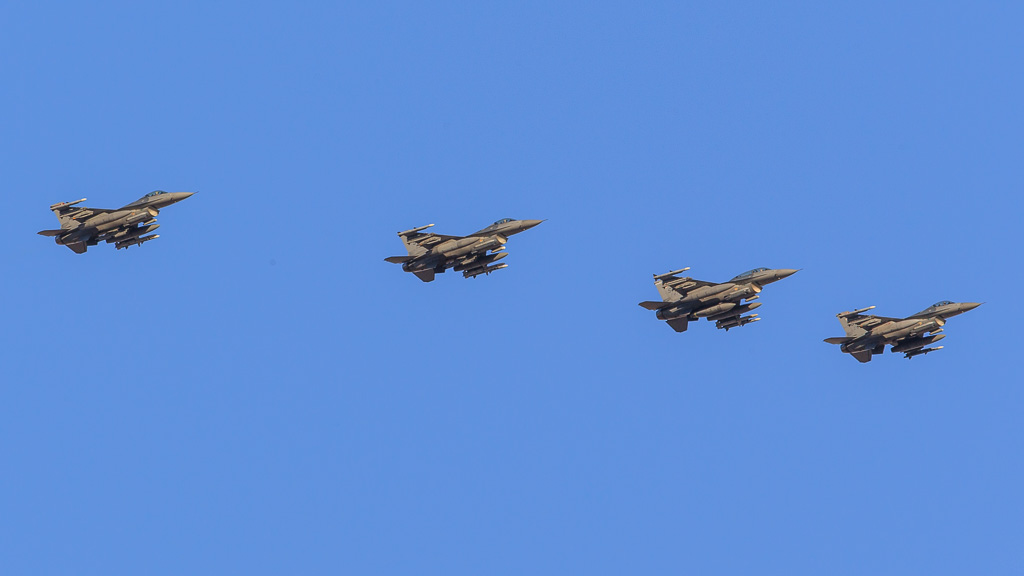
#> input picture InputImages/jets_new.jpg, 1024 x 576 px
$ python MainScript_Q2.py
#> lines starting #> are read from the running program, lines starting #| are printed output that depends on the picture; after the words box and inside, x2 and y2 are one past the last pixel; in counts of white or black regions, pixels touching at a corner belong together
# Needed imports

import cv2
import numpy as np
import matplotlib.pyplot as plt
import imutils
import time

def sliding_window(image, stepSize, windowSize):
    # slide a window across the image
    for y in range(0, image.shape[0], stepSize):
        for x in range(0, image.shape[1], stepSize):
            # yield the current window
            yield (x, y, image[y:y + windowSize[1], x:x + windowSize[0]])


img = cv2.imread('InputImages/jets_new.jpg')
#> img is the input picture: shape (576, 1024, 3); mean B, G, R 217.3, 143.2, 95.7
img_gray = cv2.cvtColor(img, cv2.COLOR_BGR2GRAY)
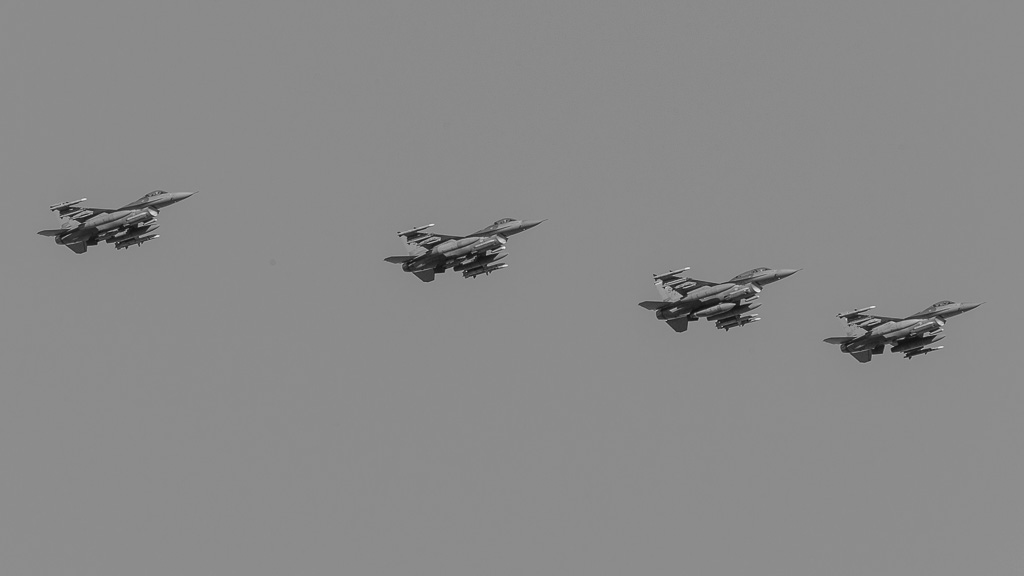
#> img_gray: shape (576, 1024); min 12, max 249, mean 137.4
templ = cv2.imread('InputImages/jet_templ_new.jpg')
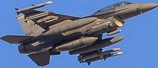
#> input picture InputImages/jet_templ_new.jpg, 158 x 68 px
#> templ is the input picture: shape (68, 158, 3); mean B, G, R 152.6, 114, 93.3
templ_gray = cv2.cvtColor(templ, cv2.COLOR_BGR2GRAY)
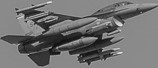
#> templ_gray: shape (68, 158); min 11, max 233, mean 112.2

plt.figure(dpi=300)
plt.subplot(121)
plt.axis("off")
plt.imshow(cv2.cvtColor(img, cv2.COLOR_BGR2RGB))
plt.title('Original Image')
plt.subplot(122)
plt.axis("off")
plt.imshow(cv2.cvtColor(templ, cv2.COLOR_BGR2RGB))
plt.title('Template for matching')
plt.savefig("OutputImages/Q2/template_matching.jpg")
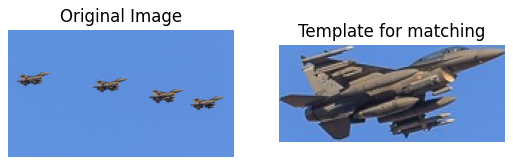
#> figure drawn by matplotlib, 2 panels
plt.show()

#Calculate the histogram of the template image
templ_hist = cv2.calcHist([templ], [0, 1, 2], None, [4,4,4],
                        [0, 256, 0, 256, 0, 256])
templ_hist = cv2.normalize(templ_hist, templ_hist).flatten()
#> templ_hist = 64 values, max 0.914 at index 57, min 0 at index 2, mean 0.0299

(winW, winH) = (templ.shape[1], templ.shape[0])
#> winW = 158; winH = 68

result = img.copy()
counter = 0
# loop over the sliding window for each layer of the pyramid
for (x, y, window) in sliding_window(img, stepSize=24, windowSize=(winW, winH)):
    # if the window does not meet our desired window size, ignore it
    if window.shape[0] != winH or window.shape[1] != winW:
        continue
    # THIS IS WHERE YOU WOULD PROCESS YOUR WINDOW, SUCH AS APPLYING A
    # MACHINE LEARNING CLASSIFIER TO CLASSIFY THE CONTENTS OF THE
    # WINDOW
    # since we do not have a classifier, we'll just draw the window
    # clone = img.copy()
    # cv2.rectangle(clone, (x, y), (x + winW, y + winH), (0, 255, 0), 2)
    # cv2.imshow("Window", clone)
    # cv2.waitKey(1)
    # time.sleep(0.01)

    #Calculate the histogram of the current window
    hist = cv2.calcHist([window], [0, 1, 2], None, [4, 4, 4],
                        [0, 256, 0, 256, 0, 256])
    hist = cv2.normalize(hist, hist).flatten()

    #Compare the histogram of the current window with the template histogram
    c = cv2.compareHist(templ_hist, hist, cv2.HISTCMP_CORREL)

    if(c > 0.992):
        # print(c)
        counter+=1
        cv2.rectangle(result, (x, y), (x + winW, y + winH), (0, 255, 0), 2)
#> this loop made 1032 passes
#> c on passes 346, 347, 403, 404, 405, 499, 500, 501, 502, 551: 0.993, 0.993, 0.995, 0.997, 0.994, 0.997, 0.998, 0.999, 0.993, 0.993
#> (x, y, c) on passes 1 to 6: (0, 0, 0.918), (24, 0, 0.918), (48, 0, 0.918), (72, 0, 0.918), (96, 0, 0.918), (120, 0, 0.918)
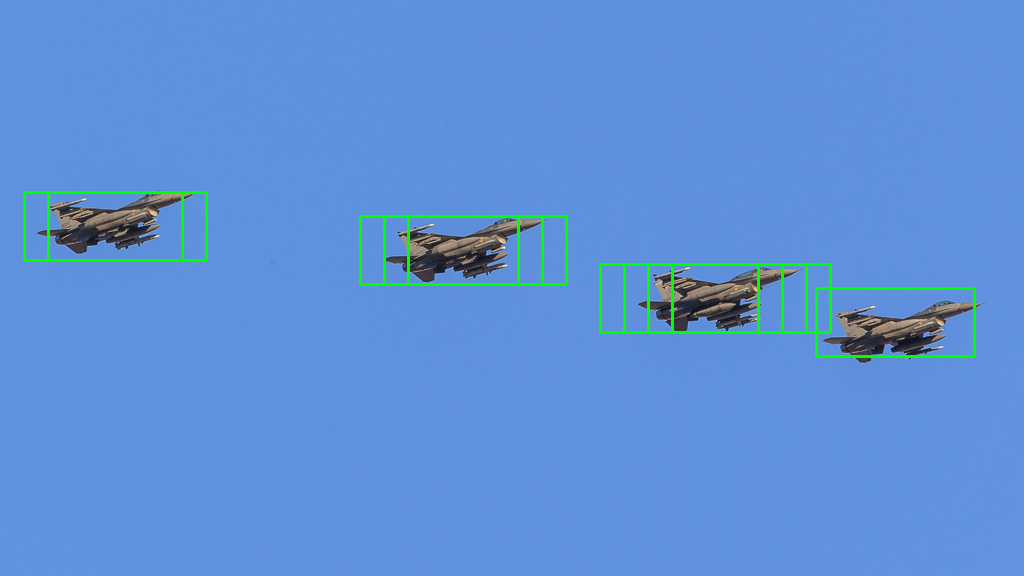
#> result: shape (576, 1024, 3); 1.46% of pixels changed, all inside (x1, y1, x2, y2) = (23, 191, 976, 358)
#> after the loop, counter = 10

plt.figure(dpi=300)
plt.subplot(211)
plt.axis("off")
plt.imshow(cv2.cvtColor(img, cv2.COLOR_BGR2RGB))
plt.title('Original Image')
plt.subplot(212)
plt.axis("off")
plt.imshow(cv2.cvtColor(result, cv2.COLOR_BGR2RGB))
plt.title('Identified: '+ str(counter))
plt.savefig("OutputImages/Q2/result_corr.jpg")
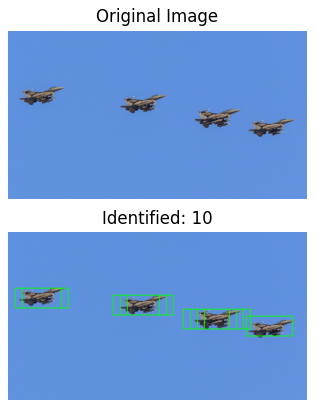
#> figure drawn by matplotlib, 2 panels
plt.show()


#Do the same for another similarity metric

result = img.copy()
counter = 0
# loop over the sliding window for each layer of the pyramid
for (x, y, window) in sliding_window(img, stepSize=24, windowSize=(winW, winH)):
    # if the window does not meet our desired window size, ignore it
    if window.shape[0] != winH or window.shape[1] != winW:
        continue
    # THIS IS WHERE YOU WOULD PROCESS YOUR WINDOW, SUCH AS APPLYING A
    # MACHINE LEARNING CLASSIFIER TO CLASSIFY THE CONTENTS OF THE
    # WINDOW
    # since we do not have a classifier, we'll just draw the window
    # clone = img.copy()
    # cv2.rectangle(clone, (x, y), (x + winW, y + winH), (0, 255, 0), 2)
    # cv2.imshow("Window", clone)
    # cv2.waitKey(1)
    # time.sleep(0.025)

    #Calculate the histogram of the current window
    hist = cv2.calcHist([window], [0, 1, 2], None, [4, 4, 4],
                        [0, 256, 0, 256, 0, 256])
    hist = cv2.normalize(hist, hist).flatten()

    #Compare the histogram of the current window with the template histogram
    c = cv2.compareHist(templ_hist, hist, cv2.HISTCMP_CHISQR)

    if(c < 0.12):
        # print(c)
        counter+=1
        cv2.rectangle(result, (x, y), (x + winW, y + winH), (0, 255, 0), 2)
#> this loop made 1032 passes
#> c on passes 346, 347, 403, 404, 405, 499, 500, 501, 551: 0.11, 0.107, 0.0945, 0.0758, 0.113, 0.0831, 0.0556, 0.0517, 0.12
#> (x, y, c) on passes 1 to 6: (0, 0, 1.01), (24, 0, 1.01), (48, 0, 1.01), (72, 0, 1.01), (96, 0, 1.01), (120, 0, 1.01)
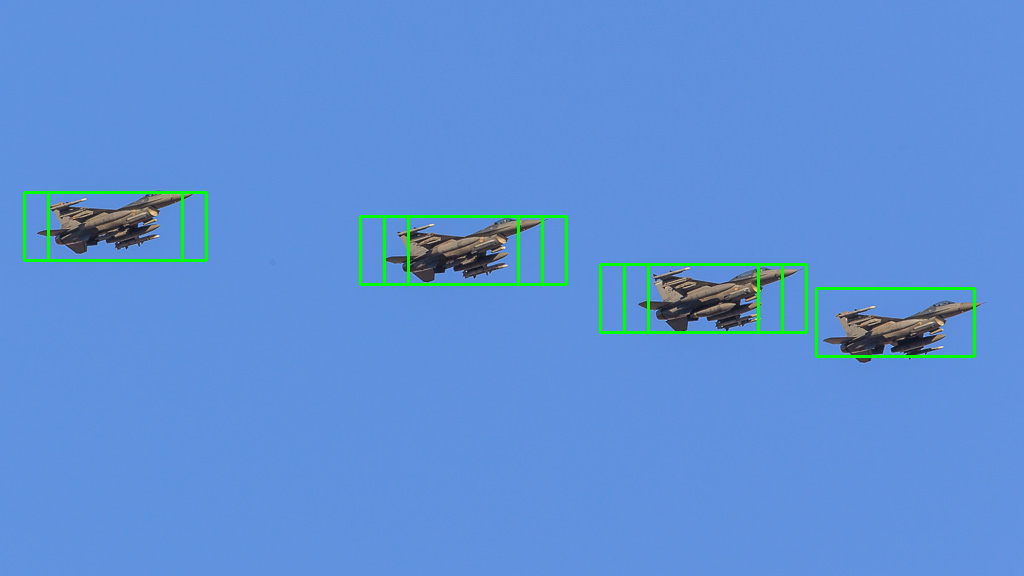
#> result: shape (576, 1024, 3); 1.37% of pixels changed, all inside (x1, y1, x2, y2) = (23, 191, 976, 358)
#> after the loop, counter = 9

plt.figure(dpi=300)
plt.subplot(211)
plt.axis("off")
plt.imshow(cv2.cvtColor(img, cv2.COLOR_BGR2RGB))
plt.title('Original Image')
plt.subplot(212)
plt.axis("off")
plt.imshow(cv2.cvtColor(result, cv2.COLOR_BGR2RGB))
plt.title('Identified: '+ str(counter))
plt.savefig("OutputImages/Q2/result_chi_square.jpg")
plt.show()

print("End of MainScript_Q2")
